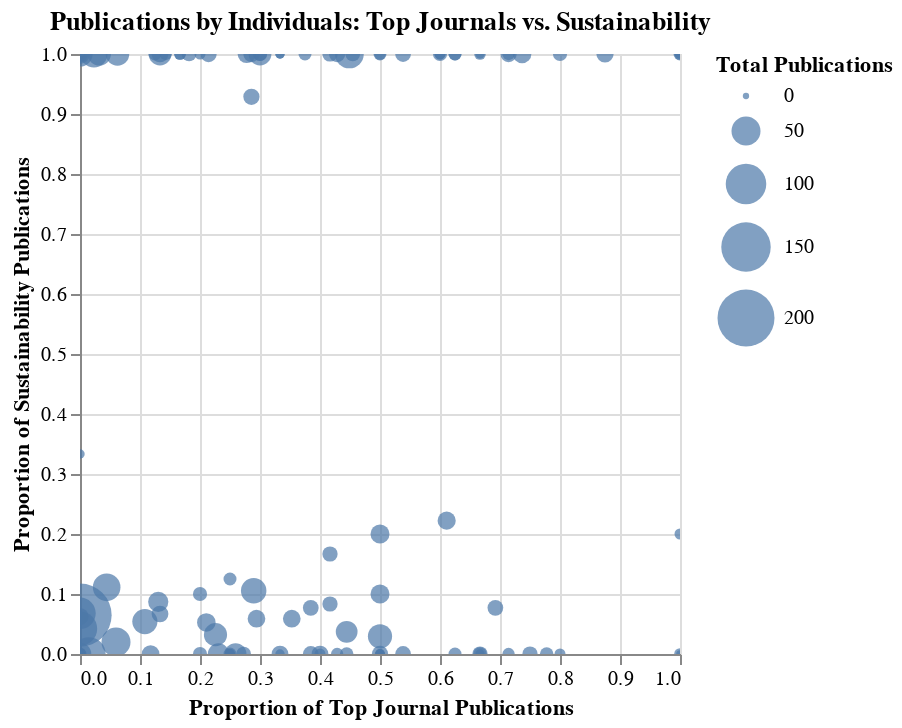

The cell this chart's notebook holds for it:
### Markdown cell above
**Reasoning**:
The subtask requires generating an interactive bubble chart. I need to import the `altair` library first, then use the `final_metrics` DataFrame to create the chart, mapping the specified columns to the x-axis, y-axis, and bubble size, adding tooltips, and setting the title and interactivity.

### Code cell
import altair as alt

# Create the interactive bubble chart
chart = alt.Chart(final_metrics).mark_circle().encode(
    x=alt.X('prop_top_journal', title='Proportion of Top Journal Publications'),
    y=alt.Y('prop_sustainability', title='Proportion of Sustainability Publications'),
    size=alt.Size('total_publications', title='Total Publications', scale=alt.Scale(rangeMin=10, rangeMax=1000)), # Adjust rangeMin/rangeMax as needed
    tooltip=['name', 'total_publications', 'prop_top_journal', 'prop_sustainability']
).properties(
    title='Publications by Individuals: Top Journals vs. Sustainability'
).interactive()

chart

### Figure 1 — Vega-Lite specification as saved in the notebook (floating-point values rounded to 4 significant figures; data arrays with more than 128 entries replaced by an {"elided": "..."} marker saying what was removed)
{"config": {"view": {"continuousWidth": 300, "continuousHeight": 300}}, "data": {"name": "data-015b046b94475a404cc34d908d7e6a76"}, "mark": {"type": "circle"}, "encoding": {"size": {"field": "total_publications", "scale": {"rangeMax": 1000, "rangeMin": 10}, "title": "Total Publications", "type": "quantitative"}, "tooltip": [{"field": "name", "type": "nominal"}, {"field": "total_publications", "type": "quantitative"}, {"field": "prop_top_journal", "type": "quantitative"}, {"field": "prop_sustainability", "type": "quantitative"}], "x": {"field": "prop_top_journal", "title": "Proportion of Top Journal Publications", "type": "quantitative"}, "y": {"field": "prop_sustainability", "title": "Proportion of Sustainability Publications", "type": "quantitative"}}, "params": [{"name": "param_18", "select": {"type": "interval", "encodings": ["x", "y"]}, "bind": "scales"}], "title": "Publications by Individuals: Top Journals vs. Sustainability", "$schema": "https://vega.github.io/schema/vega-lite/v5.20.1.json", "datasets": {"data-015b046b94475a404cc34d908d7e6a76": {"elided": "143 records"}}}
